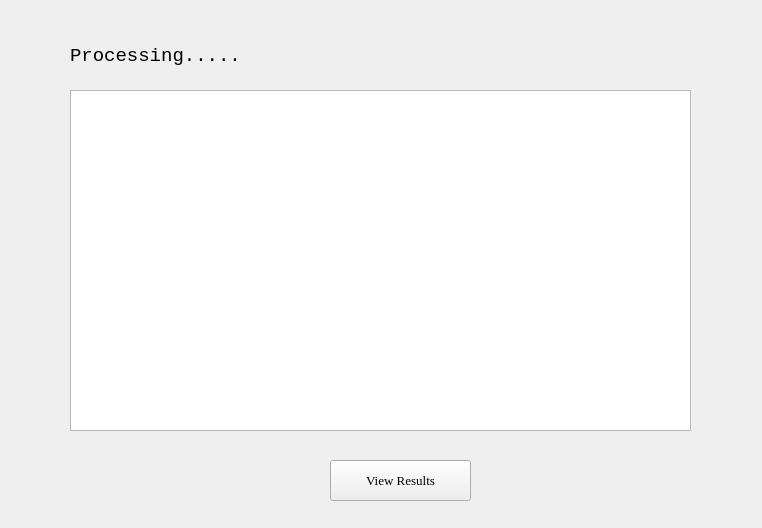
<?xml version="1.0" encoding="UTF-8"?>
<ui version="4.0">
 <class>Form</class>
 <widget class="QWidget" name="Form">
  <property name="geometry">
   <rect>
    <x>0</x>
    <y>0</y>
    <width>762</width>
    <height>528</height>
   </rect>
  </property>
  <property name="font">
   <font>
    <pointsize>10</pointsize>
   </font>
  </property>
  <property name="acceptDrops">
   <bool>false</bool>
  </property>
  <property name="windowTitle">
   <string>Please Wait</string>
  </property>
  <widget class="QTextEdit" name="textEdit">
   <property name="geometry">
    <rect>
     <x>70</x>
     <y>90</y>
     <width>621</width>
     <height>341</height>
    </rect>
   </property>
   <property name="html">
    <string>&lt;!DOCTYPE HTML PUBLIC &quot;-//W3C//DTD HTML 4.0//EN&quot; &quot;http://www.w3.org/TR/REC-html40/strict.dtd&quot;&gt;
&lt;html&gt;&lt;head&gt;&lt;meta name=&quot;qrichtext&quot; content=&quot;1&quot; /&gt;&lt;style type=&quot;text/css&quot;&gt;
p, li { white-space: pre-wrap; }
&lt;/style&gt;&lt;/head&gt;&lt;body style=&quot; font-family:'MS Shell Dlg 2'; font-size:10pt; font-weight:400; font-style:normal;&quot;&gt;
&lt;p style=&quot;-qt-paragraph-type:empty; margin-top:0px; margin-bottom:0px; margin-left:0px; margin-right:0px; -qt-block-indent:0; text-indent:0px; font-size:7.8pt;&quot;&gt;&lt;br /&gt;&lt;/p&gt;&lt;/body&gt;&lt;/html&gt;</string>
   </property>
  </widget>
  <widget class="QLabel" name="label">
   <property name="geometry">
    <rect>
     <x>70</x>
     <y>40</y>
     <width>291</width>
     <height>31</height>
    </rect>
   </property>
   <property name="font">
    <font>
     <family>Consolas</family>
     <pointsize>14</pointsize>
    </font>
   </property>
   <property name="text">
    <string>Processing.....</string>
   </property>
  </widget>
  <widget class="QPushButton" name="pushButton">
   <property name="enabled">
    <bool>true</bool>
   </property>
   <property name="geometry">
    <rect>
     <x>330</x>
     <y>460</y>
     <width>141</width>
     <height>41</height>
    </rect>
   </property>
   <property name="font">
    <font>
     <family>Times New Roman</family>
     <pointsize>10</pointsize>
    </font>
   </property>
   <property name="text">
    <string>View Results</string>
   </property>
   <property name="default">
    <bool>false</bool>
   </property>
   <property name="flat">
    <bool>false</bool>
   </property>
  </widget>
 </widget>
 <resources/>
 <connections/>
</ui>
